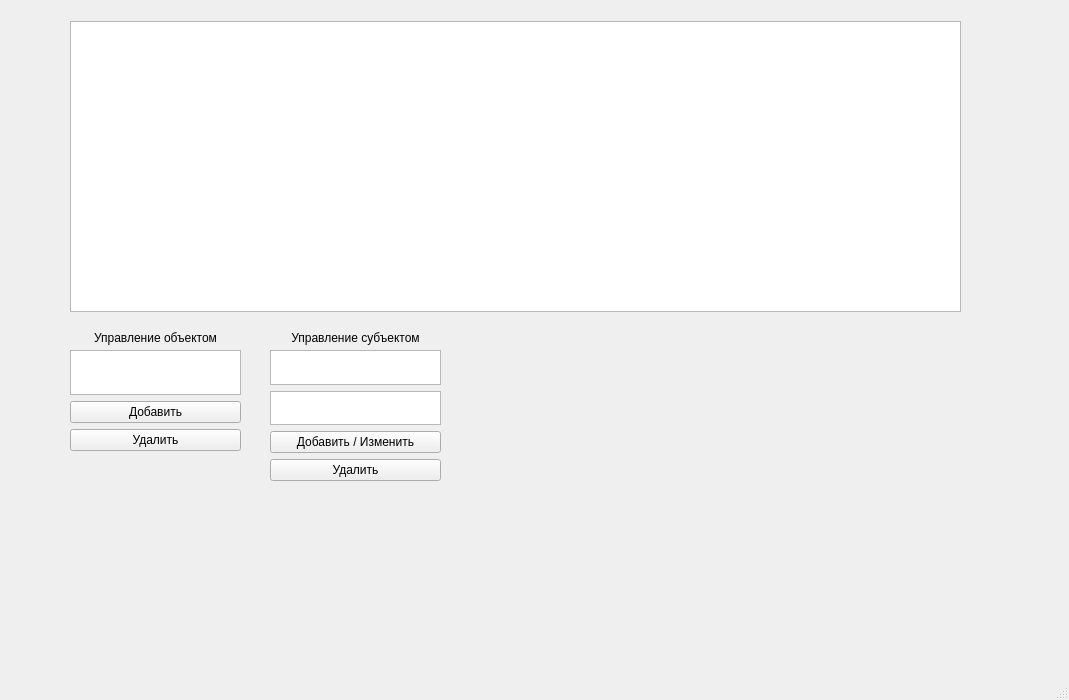
<?xml version="1.0" encoding="UTF-8"?>
<ui version="4.0">
 <class>MainWindow</class>
 <widget class="QMainWindow" name="MainWindow">
  <property name="geometry">
   <rect>
    <x>0</x>
    <y>0</y>
    <width>1069</width>
    <height>700</height>
   </rect>
  </property>
  <property name="windowTitle">
   <string>MainWindow</string>
  </property>
  <widget class="QWidget" name="centralwidget">
   <widget class="QTableWidget" name="tableWidget">
    <property name="geometry">
     <rect>
      <x>70</x>
      <y>21</y>
      <width>891</width>
      <height>291</height>
     </rect>
    </property>
   </widget>
   <widget class="QWidget" name="verticalLayoutWidget">
    <property name="geometry">
     <rect>
      <x>70</x>
      <y>350</y>
      <width>171</width>
      <height>101</height>
     </rect>
    </property>
    <layout class="QVBoxLayout" name="verticalLayout">
     <item>
      <widget class="QTextEdit" name="objectInput"/>
     </item>
     <item>
      <widget class="QPushButton" name="addObject">
       <property name="text">
        <string>Добавить</string>
       </property>
      </widget>
     </item>
     <item>
      <widget class="QPushButton" name="deleteObject">
       <property name="text">
        <string>Удалить</string>
       </property>
      </widget>
     </item>
    </layout>
   </widget>
   <widget class="QWidget" name="verticalLayoutWidget_2">
    <property name="geometry">
     <rect>
      <x>270</x>
      <y>350</y>
      <width>171</width>
      <height>131</height>
     </rect>
    </property>
    <layout class="QVBoxLayout" name="verticalLayout_2">
     <item>
      <widget class="QTextEdit" name="subjectName"/>
     </item>
     <item>
      <widget class="QTextEdit" name="subjectRights"/>
     </item>
     <item>
      <widget class="QPushButton" name="addSubject">
       <property name="text">
        <string>Добавить / Изменить</string>
       </property>
      </widget>
     </item>
     <item>
      <widget class="QPushButton" name="deleteSubject">
       <property name="text">
        <string>Удалить</string>
       </property>
      </widget>
     </item>
    </layout>
   </widget>
   <widget class="QLabel" name="label">
    <property name="geometry">
     <rect>
      <x>70</x>
      <y>330</y>
      <width>171</width>
      <height>16</height>
     </rect>
    </property>
    <property name="text">
     <string>Управление объектом</string>
    </property>
    <property name="alignment">
     <set>Qt::AlignCenter</set>
    </property>
   </widget>
   <widget class="QLabel" name="label_2">
    <property name="geometry">
     <rect>
      <x>270</x>
      <y>330</y>
      <width>171</width>
      <height>16</height>
     </rect>
    </property>
    <property name="text">
     <string>Управление субъектом</string>
    </property>
    <property name="alignment">
     <set>Qt::AlignCenter</set>
    </property>
   </widget>
  </widget>
  <widget class="QMenuBar" name="menubar">
   <property name="geometry">
    <rect>
     <x>0</x>
     <y>0</y>
     <width>1069</width>
     <height>26</height>
    </rect>
   </property>
  </widget>
  <widget class="QStatusBar" name="statusbar"/>
 </widget>
 <resources/>
 <connections/>
</ui>
